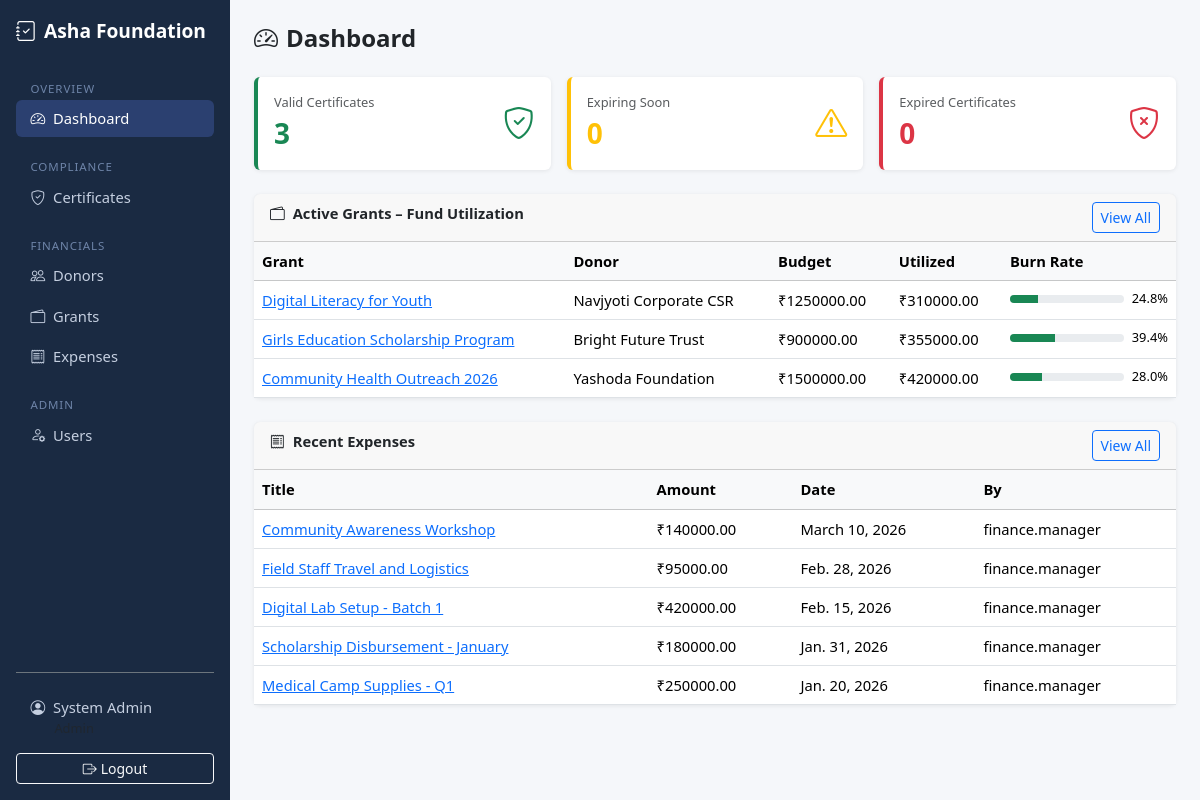
/accounts/dashboard/ (signed in), run on an earlier commit of the app's database.
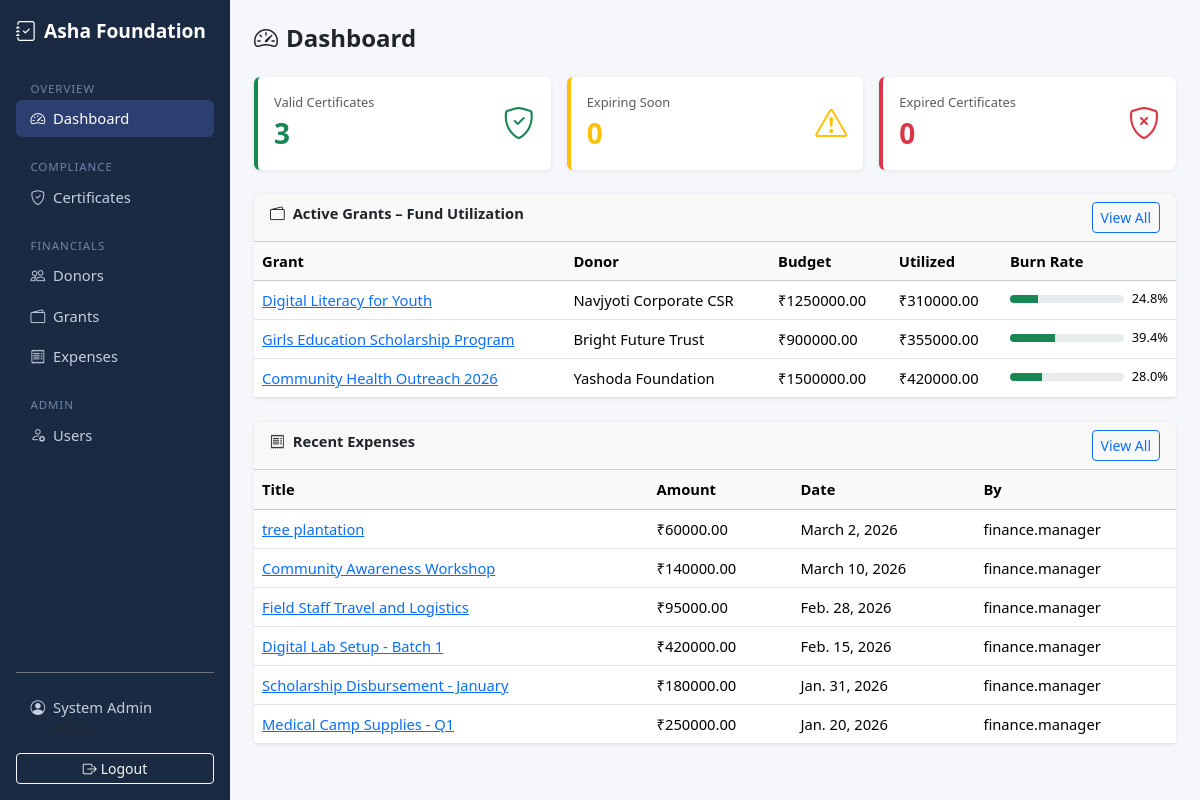
And on a later commit of the database.
### apps/grants/models.py (models this page shows, shortened)
class Grant(models.Model):
    STATUS_PENDING = "pending"
    STATUS_ACTIVE = "active"
    STATUS_CLOSED = "closed"
    STATUS_CHOICES = [
        (STATUS_PENDING, "Pending"),
        (STATUS_ACTIVE, "Active"),
        (STATUS_CLOSED, "Closed"),
    ]
    donor = models.ForeignKey(Donor, on_delete=models.PROTECT, related_name="grants")
    name = models.CharField(max_length=250)
    total_amount = models.DecimalField(max_digits=14, decimal_places=2)
    start_date = models.DateField()
    end_date = models.DateField()
    purpose = models.TextField()
    status = models.CharField(max_length=10, choices=STATUS_CHOICES, default=STATUS_PENDING)
    agreement_file = models.FileField(upload_to="grants/agreements/", blank=True, null=True)
    is_active = models.BooleanField(default=True)  # soft delete
    created_at = models.DateTimeField(auto_now_add=True)
    updated_at = models.DateTimeField(auto_now=True)
    class Meta:
        ordering = ["-created_at"]
    @property
    def utilized_amount(self):
        from django.db.models import Sum
        result = self.allocations.filter(expense__is_active=True).aggregate(total=Sum("allocated_amount"))
        return result["total"] or 0
    @property
    def burn_rate(self):
        if self.total_amount == 0:
            return 0
        return round((self.utilized_amount / self.total_amount) * 100, 1)

### apps/donors/models.py (models this page shows, shortened)
class Donor(models.Model):
    TYPE_INDIVIDUAL = "individual"
    TYPE_ORGANIZATION = "organization"
    TYPE_GOVERNMENT = "government"
    TYPE_CORPORATE = "corporate"
    TYPE_CHOICES = [
        (TYPE_INDIVIDUAL, "Individual"),
        (TYPE_ORGANIZATION, "Organization"),
        (TYPE_GOVERNMENT, "Government"),
        (TYPE_CORPORATE, "Corporate"),
    ]
    name = models.CharField(max_length=200)
    donor_type = models.CharField(max_length=20, choices=TYPE_CHOICES, default=TYPE_INDIVIDUAL)
    email = models.EmailField(blank=True)
    phone = models.CharField(max_length=20, blank=True)
    country = models.CharField(max_length=100, default="India")
    address = models.TextField(blank=True)
    pan_number = models.CharField(max_length=20, blank=True, verbose_name="PAN Number")
    notes = models.TextField(blank=True)
    is_active = models.BooleanField(default=True)  # soft delete
    created_at = models.DateTimeField(auto_now_add=True)
    updated_at = models.DateTimeField(auto_now=True)
    class Meta:
        ordering = ["name"]

### apps/expenses/models.py (models this page shows, shortened)
class Expense(models.Model):
    title = models.CharField(max_length=300)
    total_amount = models.DecimalField(max_digits=14, decimal_places=2)
    expense_date = models.DateField()
    description = models.TextField(blank=True)
    receipt = models.FileField(upload_to="expenses/receipts/")  # required – enforced at form level
    created_by = models.ForeignKey(User, on_delete=models.PROTECT, related_name="expenses")
    is_active = models.BooleanField(default=True)  # soft delete
    created_at = models.DateTimeField(auto_now_add=True)
    updated_at = models.DateTimeField(auto_now=True)
    class Meta:
        ordering = ["-expense_date", "-created_at"]

### apps/accounts/models.py (models this page shows, shortened)
class User(AbstractUser):
    ROLE_ADMIN = "admin"
    ROLE_FINANCE = "finance"
    ROLE_AUDITOR = "auditor"
    ROLE_CHOICES = [
        (ROLE_ADMIN, "Admin"),
        (ROLE_FINANCE, "Finance Manager"),
        (ROLE_AUDITOR, "Auditor"),
    ]
    role = models.CharField(
        max_length=20,
        choices=ROLE_CHOICES,
        default=ROLE_AUDITOR,
    )
    phone = models.CharField(max_length=20, blank=True)
    @property
    def is_admin_role(self):
        return self.role == self.ROLE_ADMIN
    @property
    def is_finance(self):
        return self.role == self.ROLE_FINANCE
    @property
    def is_auditor(self):
        return self.role == self.ROLE_AUDITOR

### apps/accounts/views.py (the view)
# urls.py: path("dashboard/", views.dashboard_view, name="dashboard"),
@login_required
def dashboard_view(request):
    from apps.compliance.models import ComplianceDocument
    from apps.grants.models import Grant
    from apps.expenses.models import Expense
    docs = ComplianceDocument.objects.all()
    compliance_summary = {
        "green": sum(1 for d in docs if d.status == "green"),
        "yellow": sum(1 for d in docs if d.status == "yellow"),
        "red": sum(1 for d in docs if d.status == "red"),
    }
    active_grants = Grant.objects.filter(is_active=True, status="active")
    recent_expenses = Expense.objects.filter(is_active=True).select_related("created_by").order_by("-created_at")[:10]
    context = {
        "compliance_summary": compliance_summary,
        "active_grants": active_grants,
        "recent_expenses": recent_expenses,
    }
    return render(request, "accounts/dashboard.html", context)

### apps/compliance/models.py (called while the page is built)
    @property
    def status(self):
        today = timezone.localdate()
        if self.expiry_date < today:
            return "red"
        delta = (self.expiry_date - today).days
        if delta <= 180:
            return "yellow"
        return "green"

### apps/accounts/templates/accounts/dashboard.html (shortened to what the changed rows need)
{% extends "base.html" %}
{% block content %}
<div class="card mb-4">
  <div class="card-body p-0">
    {% if active_grants %}
    <div class="table-responsive">
      <table class="table table-hover mb-0">
        <thead class="table-light">
          <tr><th>Grant</th><th>Donor</th><th>Budget</th><th>Utilized</th><th>Burn Rate</th></tr>
        </thead>
        <tbody>
          {% for grant in active_grants %}
          <tr>
            <td><a href="{% url 'grants:grant_detail' grant.pk %}">{{ grant.name }}</a></td>
            <td>{{ grant.donor.name }}</td>
            <td>₹{{ grant.total_amount|floatformat:2 }}</td>
            <td>₹{{ grant.utilized_amount|floatformat:2 }}</td>
            <td style="min-width:150px;">
              <div class="d-flex align-items-center gap-2">
                <div class="progress flex-grow-1" style="height:8px;">
                  <div class="progress-bar {% if grant.burn_rate >= 90 %}bg-danger{% elif grant.burn_rate >= 70 %}bg-warning{% else %}bg-success{% endif %}"
                       role="progressbar" style="width:{{ grant.burn_rate }}%"></div>
                </div>
                <small>{{ grant.burn_rate }}%</small>
              </div>
            </td>
          </tr>
          {% endfor %}
        </tbody>
      </table>
    </div>
    {% else %}
      <p class="text-muted p-3 mb-0">No active grants.</p>
    {% endif %}
  </div>
</div>
<div class="row g-3">
  <div class="col-12">
    <div class="card">
      <div class="card-body p-0">
        {% if recent_expenses %}
        <div class="table-responsive">
          <table class="table table-hover mb-0">
            <thead class="table-light"><tr><th>Title</th><th>Amount</th><th>Date</th><th>By</th></tr></thead>
            <tbody>
              {% for exp in recent_expenses %}
              <tr>
                <td><a href="{% url 'expenses:expense_detail' exp.pk %}">{{ exp.title|truncatechars:35 }}</a></td>
                <td>₹{{ exp.total_amount|floatformat:2 }}</td>
                <td>{{ exp.expense_date }}</td>
                <td>{{ exp.created_by.username }}</td>
              </tr>
              {% endfor %}
            </tbody>
          </table>
        </div>
        {% else %}<p class="text-muted p-3 mb-0">No expenses recorded.</p>{% endif %}
      </div>
    </div>
  </div>
</div>
{% endblock %}

What changed in the data, as far as the page shows it:
added Expense: title "tree plantation", total_amount "60000.00", expense_date "March 2, 2026", created_by.username "finance.manager"
